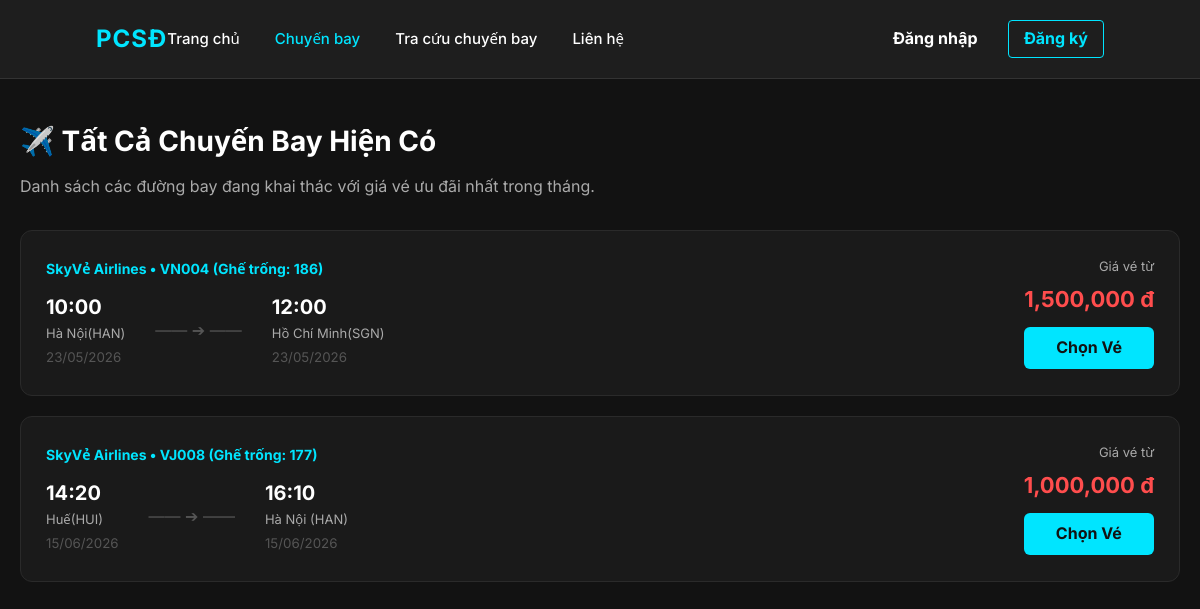
/chuyen-bay, run on an earlier commit of the app's database.
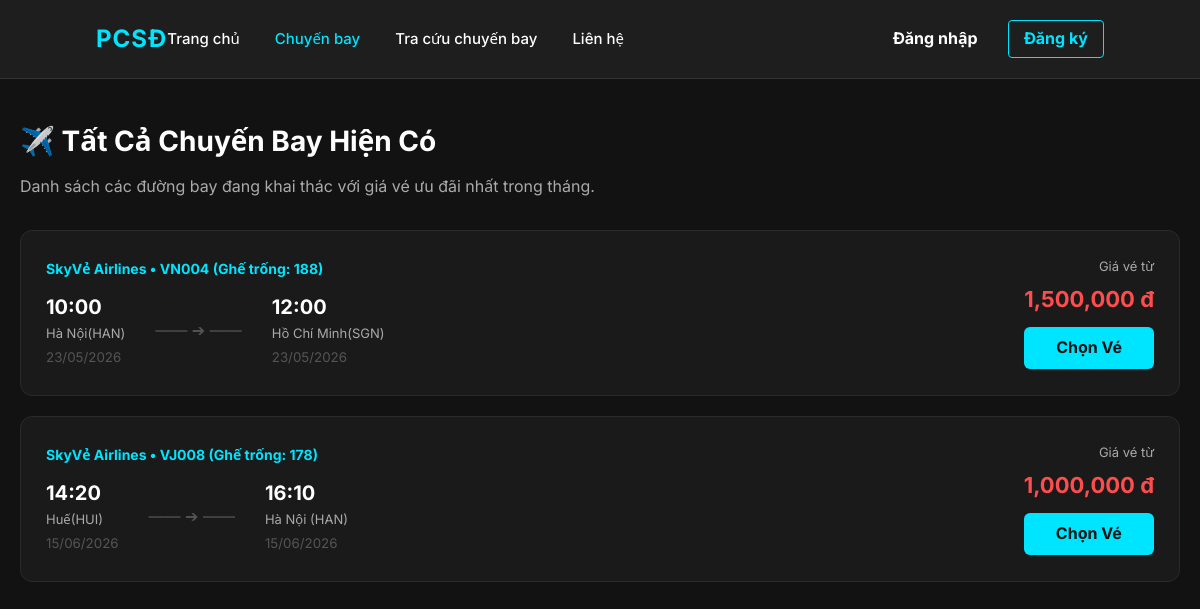
And on a later commit of the database.
### app.py (models this page shows)
class ChuyenBay(db.Model):
    maChuyenBay = db.Column(db.String(20), primary_key=True)
    maMayBay = db.Column(db.String(20), db.ForeignKey('may_bay.maMayBay'), nullable=False)
    sanBayDi = db.Column(db.String(50), nullable=False)
    sanBayDen = db.Column(db.String(50), nullable=False)
    ngayGioDi = db.Column(db.DateTime, nullable=False)
    ngayGioDen = db.Column(db.DateTime, nullable=False)
    giaVe = db.Column(db.Float, nullable=False)
    soGheTrong = db.Column(db.Integer, nullable=False)
    may_bay = db.relationship('MayBay', backref=db.backref('chuyen_bay', lazy=True))

### app.py (the view)
@app.route('/chuyen-bay')
def xem_chuyen_bay():
    chuyen_bays = ChuyenBay.query.all()
    return render_template('chuyen_bay.html', chuyen_bays=chuyen_bays)

### templates/chuyen_bay.html
{% extends 'base.html' %}
{% block content %}
<main class="container" style="padding: 40px 20px; max-width: 1200px; margin: 0 auto">
  <h2 style="color: #ffffff; margin-bottom: 10px; font-size: 28px">
    {% if session.get('role') in ['admin', 'nhanvien'] %}
    ✈️ Quản Lý Lịch Trình Chuyến Bay
    {% else %}
    ✈️ Tất Cả Chuyến Bay Hiện Có
    {% endif %}
  </h2>
  <p style="color: #aaaaaa; margin-bottom: 30px">
    {% if session.get('role') in ['admin', 'nhanvien'] %}
    Danh sách toàn bộ các đường bay đang được hệ thống khai thác và quản lý.
    {% else %}
    Danh sách các đường bay đang khai thác với giá vé ưu đãi nhất trong tháng.
    {% endif %}
  </p>
  <div class="flight-list" style="display: flex; flex-direction: column; gap: 20px">
    {% for cb in chuyen_bays %}
    <div class="flight-card" style="background-color: #1a1a1a; border: 1px solid #2a2a2a; border-radius: 12px; padding: 25px; display: flex; justify-content: space-between; align-items: center;">
      <div class="flight-info">
        <span style="color: #00e5ff; font-weight: bold; font-size: 14px">
          SkyVẻ Airlines • {{ cb.maChuyenBay }} (Ghế trống: {{ cb.soGheTrong }})
        </span>
        <div style="display: flex; gap: 30px; margin-top: 10px; align-items: center;">
          <div>
            <strong style="font-size: 20px; color: #fff">{{ cb.ngayGioDi.strftime('%H:%M') }}</strong>
            <p style="color: #aaa; margin: 0; font-size: 13px">{{ cb.sanBayDi }}</p>
            <small style="color: #555;">{{ cb.ngayGioDi.strftime('%d/%m/%Y') }}</small>
          </div>
          <div style="color: #555">—— ➔ ——</div>
          <div>
            <strong style="font-size: 20px; color: #fff">{{ cb.ngayGioDen.strftime('%H:%M') }}</strong>
            <p style="color: #aaa; margin: 0; font-size: 13px">{{ cb.sanBayDen }}</p>
            <small style="color: #555;">{{ cb.ngayGioDen.strftime('%d/%m/%Y') }}</small>
          </div>
        </div>
      </div>
      <div class="flight-price" style="text-align: right">
        <p style="color: #aaa; margin: 0 0 5px 0; font-size: 13px">Giá vé từ</p>
        <strong style="color: #ff4d4d; font-size: 22px">{{ "{:,.0f}".format(cb.giaVe) }} đ</strong>
        {% if session.get('role') not in ['admin', 'nhanvien'] %}
        <a href="{% if session.get('user_id') %}/dat-ve?id={{ cb.maChuyenBay }}{% else %}/login{% endif %}" style="text-decoration: none; display: block; margin-top: 10px; padding: 8px 20px; background-color: #00e5ff; color: #121212; border-radius: 6px; font-weight: bold; text-align: center;">
          Chọn Vé
        </a>
        {% endif %}
      </div>
    </div>
    {% else %}
    <div style="text-align: center; color: #aaa; padding: 30px; background: #1a1a1a; border-radius: 8px;">
        Hiện chưa có chuyến bay nào được nạp dữ liệu.
    </div>
    {% endfor %}
  </div>
</main>
{% endblock %}

What changed in the data, as far as the page shows it:
changed ChuyenBay "VN004": soGheTrong "186" → "188"
changed ChuyenBay "VJ008": soGheTrong "177" → "178"
